Frame 1 (no input): blank canvas, image omitted
Frame 60 (the mouse pressed at the canvas centre just before this capture): blank canvas, image omitted
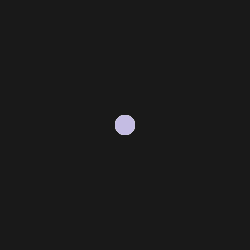
Frame 120 (the mouse held since frame 60 and released just before this capture)

The Processing sketch whose frames 1 and 60 were blank and that drew this single picture after the mouse press (run headless with seeded random() and noise(); from frame 60 on, the mouse is pressed at the canvas centre):

// Processing sketch: processing_160569
// ── processing_160569.pde

int counter;

void setup() {  //setup function called initially, only once
  size(250, 250);
  background(25);  
  colorMode(HSB);   //set colors to Hue, Saturation, Brightness mode
  counter = 0;
}

void draw() {  //draw function loops 
  counter++;
  noStroke();
  fill(random(255),100,255,50);
  
  if(mousePressed == true) { //add some interaction
    ellipse(mouseX, mouseY, 20, 20);
  }
  else {
    //ellipse(width/2, height/2, 80*sin(counter), 80*sin(counter));
  }
}
